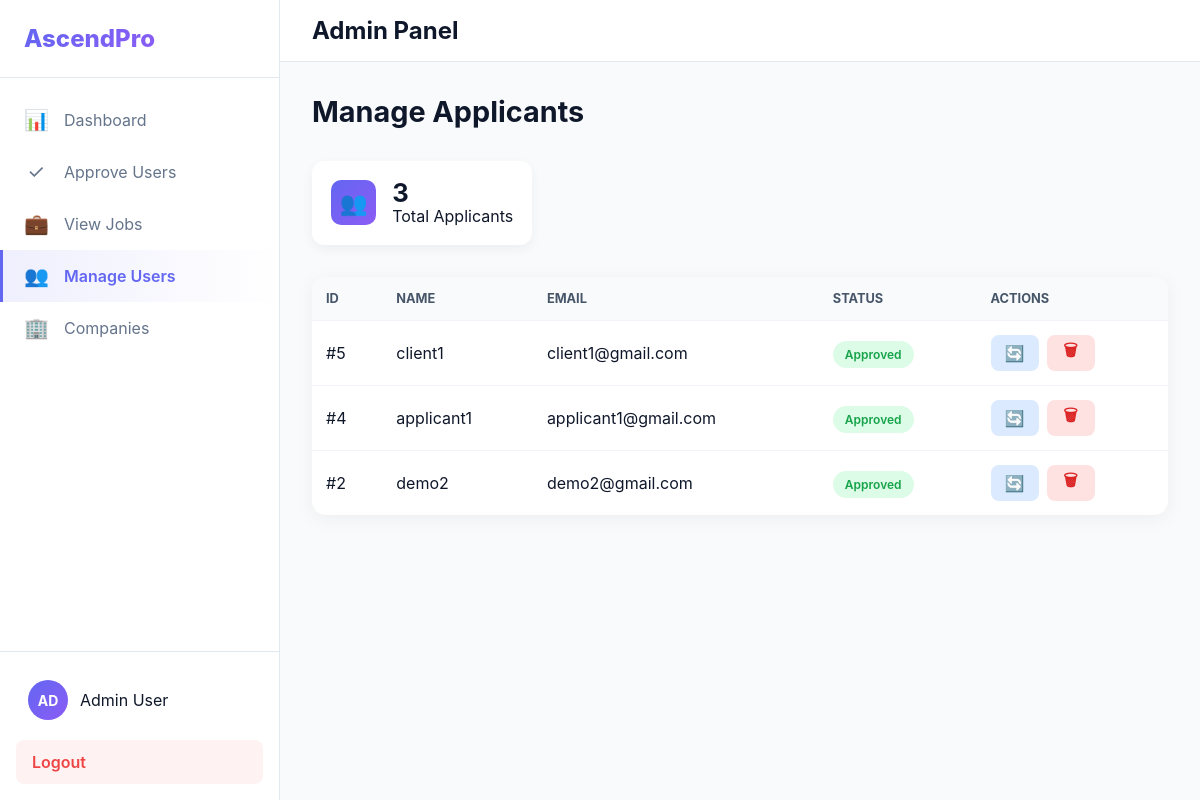
Before: /admin/users with the older database file.
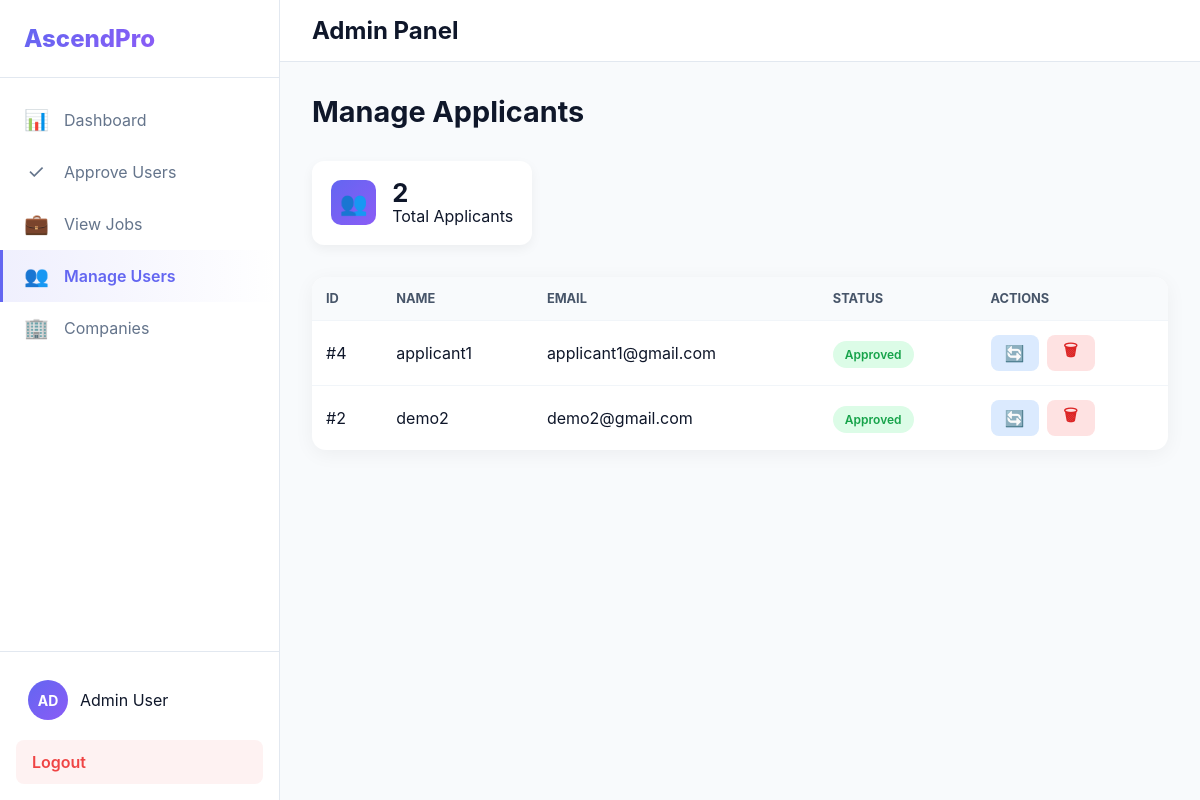
After: the same page with the newer database file.
### tables this page shows
CREATE TABLE users (
  id INTEGER PRIMARY KEY AUTOINCREMENT,
  name TEXT,
  email TEXT UNIQUE,
  password TEXT,
  role TEXT
, approved INTEGER DEFAULT 0, created_at DATETIME);

### routes/admin_routes.py (the view)
@admin_bp.route("/users")
def manage_users():
    conn = sqlite3.connect(DATABASE)
    conn.row_factory = sqlite3.Row
    cur = conn.cursor()
    print("Using database:", DATABASE)
    cur.execute("""
        SELECT id, name, email, role, approved
        FROM users
        WHERE role = ?
        ORDER BY id DESC
    """, ("applicant",))
    users = cur.fetchall()
    conn.close()
    return render_template(
        "admin/manage_users.html",
        users=users
    )

### app.py (called while the page is built)
@app.context_processor
def inject_pending_count():
    try:
        conn = sqlite3.connect(DATABASE)
        cur = conn.cursor()
        cur.execute("SELECT COUNT(*) FROM users WHERE approved = 0")
        pending_count = cur.fetchone()[0]
        conn.close()
    except Exception:
        pending_count = 0
    return dict(pending_count=pending_count)

### templates/admin/manage_users.html (shortened to what this page needs)
{% extends "admin/layout.html" %}
{% block content %}
<div class="page-content">
    <div class="page-header">
        <h1>Manage Applicants</h1>
    </div>
    <div class="stats-row">
        <div class="stat-mini">
            <div class="stat-icon">👥</div>
            <div>
                <div class="stat-value">{{ users|length }}</div>
                <div>Total Applicants</div>
            </div>
        </div>
    </div>
    <div class="table-container">
        <table>
            <thead>
                <tr>
                    <th>ID</th>
                    <th>Name</th>
                    <th>Email</th>
                    <th>Status</th>
                    <th>Actions</th>
                </tr>
            </thead>
            <tbody>
            {% for user in users %}
            <tr>
                <td>#{{ user["id"] }}</td>
                <td>{{ user["name"] }}</td>
                <td>{{ user["email"] }}</td>
                <td>
                    {% if user["approved"] == 1 %}
                        <span class="status-badge active">Approved</span>
                    {% else %}
                        <span class="status-badge pending">Pending</span>
                    {% endif %}
                </td>
                <td>
                    <div class="action-buttons">
                        <a href="/admin/update-status/{{ user['id'] }}"
                           class="action-btn toggle">
                           {% if user["approved"] == 1 %}
                                🔄
                           {% else %}
                                ✓
                           {% endif %}
                        </a>
                        <a href="/admin/delete-user/{{ user['id'] }}"
                           class="action-btn delete"
                           onclick="return confirm('Delete this user?')">
                            🗑
                        </a>
                    </div>
                </td>
            </tr>
            {% endfor %}
            </tbody>
        </table>
    </div>
</div>
{% endblock %}

### templates/admin/layout.html (shortened to what this page needs)
<!DOCTYPE html>
<html lang="en">
<head>
    <link rel="stylesheet" href="{{ url_for('static', filename='css/admin-dashboard.css') }}">
</head>
<body>
<aside class="sidebar">
    <div class="sidebar-header">
        <div class="logo">AscendPro</div>
    </div>
    <nav class="sidebar-nav">
        <a href="/admin/dashboard"
           class="nav-item {% if request.path == '/admin/dashboard' %}active{% endif %}">
            <span class="icon">📊</span>
            <span>Dashboard</span>
        </a>
        <a href="/admin/pending-users"
           class="nav-item {% if request.path == '/admin/pending-users' %}active{% endif %}">
            <span class="icon">✓</span>
            <span>Approve Users</span>
        </a>
        <a href="/admin/jobs"
           class="nav-item {% if request.path == '/admin/jobs' %}active{% endif %}">
            <span class="icon">💼</span>
            <span>View Jobs</span>
        </a>
        <a href="/admin/users"
           class="nav-item {% if request.path == '/admin/users' %}active{% endif %}">
            <span class="icon">👥</span>
            <span>Manage Users</span>
        </a>
        <a href="/admin/companies"
           class="nav-item {% if request.path == '/admin/companies' %}active{% endif %}">
            <span class="icon">🏢</span>
            <span>Companies</span>
        </a>
    </nav>
    <div class="sidebar-footer">
        <div class="admin-profile">
            <div class="avatar">AD</div>
            <div>
                <div class="admin-name">Admin User</div>
            </div>
        </div>
        <a href="/login" class="logout-btn">Logout</a>
    </div>
</aside>
<main class="main-content">
    <header class="top-bar">
        <h2>Admin Panel</h2>
    </header>
    <div class="page-wrapper">
        {% block content %}
        {% endblock %}
    </div>
</main>
</body>
</html>

### static/css/admin-dashboard.css (style rules this page uses)
* { margin: 0; padding: 0; box-sizing: border-box; }
:root { --primary: #6366f1; --primary-dark: #4f46e5; --secondary: #8b5cf6; --accent: #06b6d4; --dark: #0f172a; --dark-light: #1e293b; --gray: #64748b; --light: #f1f5f9; --white: #ffffff; --error: #ef4444; --success: #10b981; --warning: #f59e0b; --sidebar-width: 280px; --sidebar-collapsed: 80px; }
body { font-family: 'Inter', -apple-system, BlinkMacSystemFont, 'Segoe UI', sans-serif; background: #f8fafc; color: var(--dark); display: flex; min-height: 100vh; }
.sidebar { width: var(--sidebar-width); background: var(--white); border-right: 1px solid #e2e8f0; display: flex; flex-direction: column; position: fixed; height: 100vh; left: 0; top: 0; z-index: 1000; transition: all 0.3s ease; }
.sidebar-header { padding: 1.5rem; border-bottom: 1px solid #e2e8f0; display: flex; align-items: center; justify-content: space-between; }
.logo { font-size: 1.5rem; font-weight: 800; background: linear-gradient(135deg, var(--primary), var(--secondary)); -webkit-background-clip: text; -webkit-text-fill-color: transparent; background-clip: text; }
.sidebar-nav { flex: 1; padding: 1rem 0; overflow-y: auto; }
.nav-item { display: flex; align-items: center; gap: 1rem; padding: 0.875rem 1.5rem; color: var(--gray); text-decoration: none; transition: all 0.3s ease; position: relative; }
.nav-item.active { background: linear-gradient(90deg, rgba(99, 102, 241, 0.1), transparent); color: var(--primary); font-weight: 600; }
.nav-item.active::before { content: ''; position: absolute; left: 0; top: 0; bottom: 0; width: 3px; background: var(--primary); }
.nav-item .icon { font-size: 1.25rem; width: 24px; text-align: center; }
.sidebar-footer { border-top: 1px solid #e2e8f0; padding: 1rem; }
.admin-profile { display: flex; align-items: center; gap: 0.75rem; padding: 0.75rem; margin-bottom: 0.5rem; }
.avatar { width: 40px; height: 40px; border-radius: 50%; background: linear-gradient(135deg, var(--primary), var(--secondary)); display: flex; align-items: center; justify-content: center; color: white; font-weight: 700; font-size: 0.875rem; }
.logout-btn { display: flex; align-items: center; gap: 0.75rem; padding: 0.75rem 1rem; width: 100%; background: #fef2f2; border: none; border-radius: 0.5rem; color: var(--error); font-weight: 600; cursor: pointer; transition: all 0.3s ease; text-decoration: none; }
.main-content { flex: 1; margin-left: var(--sidebar-width); transition: margin-left 0.3s ease; }
.top-bar { background: var(--white); border-bottom: 1px solid #e2e8f0; padding: 1rem 2rem; display: flex; align-items: center; justify-content: space-between; position: sticky; top: 0; z-index: 100; }
.action-btn { display: flex; align-items: center; gap: 0.5rem; padding: 0.75rem 1.5rem; border: none; border-radius: 0.5rem; font-weight: 600; cursor: pointer; transition: all 0.3s ease; }
.stat-icon { width: 60px; height: 60px; border-radius: 1rem; display: flex; align-items: center; justify-content: center; font-size: 1.75rem; }
.stat-value { font-size: 2rem; font-weight: 800; color: var(--dark); line-height: 1; }

Changed rows visible on the page:
removed users: id "5", name "client1", email "client1@gmail.com", approved "Approved"
Other visible differences:
{{ users|length }}: "3" → "2"
